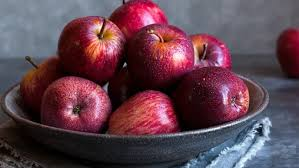
%> input picture kamana_IP/apple.jpg, 299 x 168 px
$ octave lab9.m   (GNU Octave 9; MATLAB toolbox functions it lacks are replaced by stand-ins)
%> lines starting %> are read from the running program, lines starting %| are printed output that depends on the picture
clear all;    % clear all variables
close all;    % close all figures
clc;          % clear command window

% import image package
pkg load image;

% read image
I = im2double(imread('apple.jpg'));

f1 = fft(I);
f2 = fftshift(f1);

subplot(2,2,1);
imshow(abs(f1));
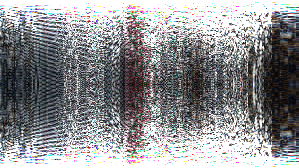
%> displayed picture: size 168x299x3, on the screen's scale of 0 to 255; mean R, G, B 142.9, 143.4, 145.8
title('Frequency Spectrum');

subplot(2,2,2);
imshow(abs(f2));
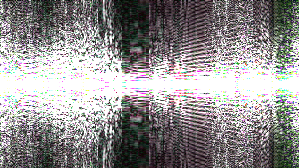
%> displayed picture: size 168x299x3, on the screen's scale of 0 to 255; mean R, G, B 145.8, 142.9, 143.4
title('Centered Spectrum');

f3 = log(1 + abs(f2));
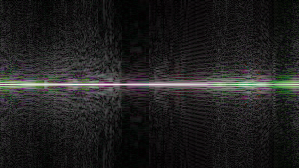
%> f3: size 168x299x3 double; mean R, G, B 0.593, 0.584, 0.576; drawn with min black and max white

subplot(2,2,3);
imshow(f3);
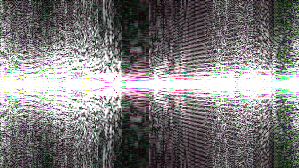
%> displayed picture: size 168x299x3, on the screen's scale of 0 to 255; mean R, G, B 125.3, 122.8, 123.1
title('log(1+abs(f2))');

I2 = fft2(f1);
I1 = real(I2);
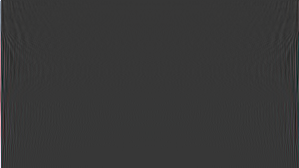
%> I1: size 168x299x3 double; mean R, G, B 56.4, 57.4, 61.8; drawn with min black and max white

subplot(2,2,4);
imshow(I1);
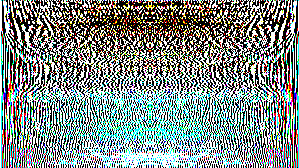
%> displayed picture: size 168x299x3, on the screen's scale of 0 to 255; mean R, G, B 128.7, 140.1, 136
title('2-D FFT');
